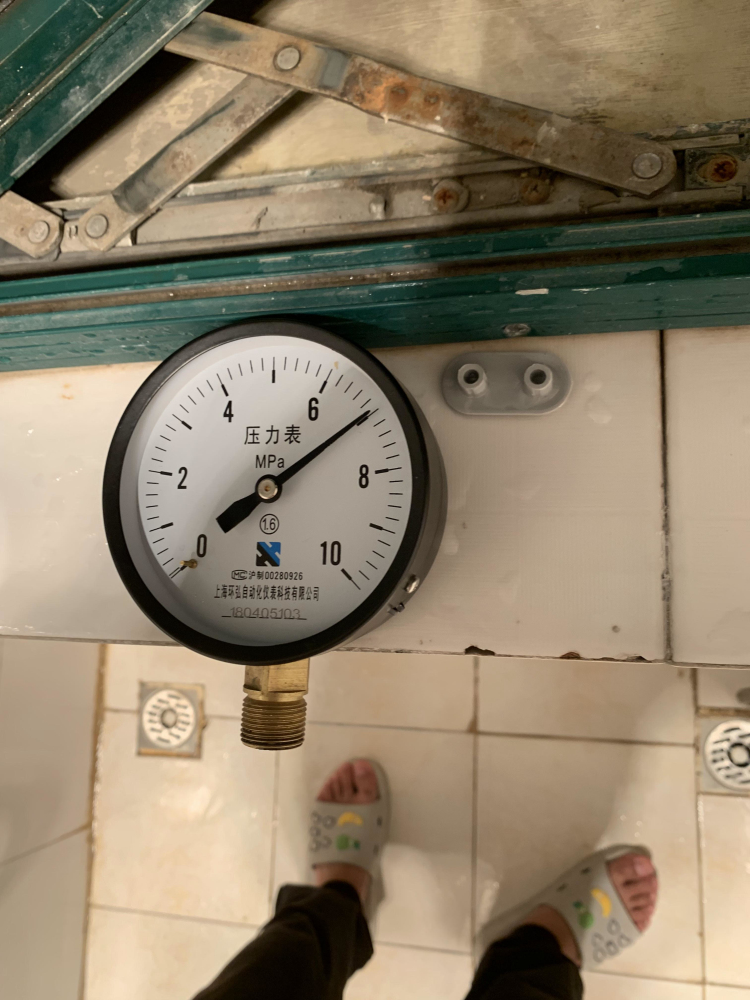
#> input picture black/10.jpg, 750 x 1000 px, given in place of  (1).jpg, which was not available
$ python '模板匹配法(原版).py'   (older library calls are emulated)
#> lines starting #> are read from the running program, lines starting #| are printed output that depends on the picture; after the words box and inside, x2 and y2 are one past the last pixel; in counts of white or black regions, pixels touching at a corner belong together; pictures that were not available may be replaced by others from this repository, and a replacement may not be noted
import cv2
import numpy as np
from sklearn.cluster import KMeans
from sklearn.utils import shuffle
from math import cos, pi, sin
from 计算刻度值 import get_rad_val

methods = ['cv2.TM_CCOEFF', 'cv2.TM_CCOEFF_NORMED', 'cv2.TM_CCORR',
               'cv2.TM_CCORR_NORMED', 'cv2.TM_SQDIFF', 'cv2.TM_SQDIFF_NORMED']
method = cv2.TM_CCOEFF

def get_match_rect(template,img,method):
    '''获取模板匹配的矩形的左上角和右下角的坐标'''
    w, h = template.shape[1],template.shape[0]
    res = cv2.matchTemplate(img, template, method)
    mn_val, max_val, min_loc, max_loc = cv2.minMaxLoc(res)
    # 使用不同的方法，对结果的解释不同
    if method in [cv2.TM_SQDIFF, cv2.TM_SQDIFF_NORMED]:
        top_left = min_loc
    else:
        top_left = max_loc
    bottom_right = (top_left[0] + w, top_left[1] + h)
    return top_left,bottom_right

def get_center_point(top_left,bottom_right):
    '''传入左上角和右下角坐标，获取中心点'''
    c_x, c_y = ((np.array(top_left) + np.array(bottom_right)) / 2).astype(np.int)
    return c_x,c_y

def get_circle_field_color(img,center,r,thickness):
    '''获取中心圆形区域的色值集'''
    temp=img.copy().astype(np.int)
    cv2.circle(temp,center,r,-100,thickness=thickness)
    return img[temp == -100]

def v2_by_center_circle(img,colors):
    '''二值化通过中心圆的颜色集合'''
    for i in range(img.shape[0]):
        for j in range(img.shape[1]):
            a = img[i, j]
            if a in colors:
                img[i, j] = 0
            else:
                img[i, j] = 255

def v2_by_k_means(img):
    '''使用k-means二值化'''
    original_img = np.array(img, dtype=np.float64)
    src = original_img.copy()
    delta_y = int(original_img.shape[0] * (0.4))
    delta_x = int(original_img.shape[1] * (0.4))
    original_img = original_img[delta_y:-delta_y, delta_x:-delta_x]
    h, w, d = src.shape
    print(w, h, d)
    dts = min([w, h])
    print(dts)
    r2 = (dts / 2) ** 2
    c_x, c_y = w / 2, h / 2
    a: np.ndarray = original_img[:, :, 0:3].astype(np.uint8)
    # 获取尺寸(宽度、长度、深度)
    height, width = original_img.shape[0], original_img.shape[1]
    depth = 3
    print(depth)
    image_flattened = np.reshape(original_img, (width * height, depth))
    '''
    用K-Means算法在随机中选择1000个颜色样本中建立64个类。
    每个类都可能是压缩调色板中的一种颜色。
    '''
    image_array_sample = shuffle(image_flattened, random_state=0)
    estimator = KMeans(n_clusters=2, random_state=0)
    estimator.fit(image_array_sample)
    '''
    我们为原始图片的每个像素进行类的分配。
    '''
    src_shape = src.shape
    new_img_flattened = np.reshape(src, (src_shape[0] * src_shape[1], depth))
    cluster_assignments = estimator.predict(new_img_flattened)
    '''
    我们建立通过压缩调色板和类分配结果创建压缩后的图片
    '''
    compressed_palette = estimator.cluster_centers_
    print(compressed_palette)
    a = np.apply_along_axis(func1d=lambda x: np.uint8(compressed_palette[x]), arr=cluster_assignments, axis=0)
    img = a.reshape(src_shape[0], src_shape[1], depth)
    print(compressed_palette[0, 0])
    threshold = (compressed_palette[0, 0] + compressed_palette[1, 0]) / 2
    img[img[:, :, 0] > threshold] = 255
    img[img[:, :, 0] < threshold] = 0
    cv2.imshow('sd0', img)
    for x in range(w):
        for y in range(h):
            distance = ((x - c_x) ** 2 + (y - c_y) ** 2)
            if distance > r2:
                pass
                img[y, x] = (255, 255, 255)
    cv2.imshow('sd', img)
    cv2.waitKey(0)
    cv2.destroyAllWindows()
    return img

def get_pointer_rad(img):
    '''获取角度'''
    shape = img.shape
    c_y, c_x, depth = int(shape[0] / 2), int(shape[1] / 2), shape[2]
    x1=c_x+c_x*0.8
    src = img.copy()
    # [19 lines of commented-out code are left out]
    freq_list = []
    for i in range(361):
        x = (x1 - c_x) * cos(i * pi / 180) + c_x
        y = (x1 - c_x) * sin(i * pi / 180) + c_y
        temp = src.copy()
        cv2.line(temp, (c_x, c_y), (int(x), int(y)), (0, 0, 255), thickness=3)
        t1 = img.copy()
        t1[temp[:, :, 2] == 255] = 255
        c = img[temp[:, :, 2] == 255]
        points = c[c == 0]
        freq_list.append((len(points), i))
        cv2.imshow('d', temp)
        cv2.imshow('d1', t1)
        cv2.waitKey(1)
    print('当前角度：',max(freq_list, key=lambda x: x[0]),'度')
    cv2.destroyAllWindows()
    return max(freq_list, key=lambda x: x[0])


if __name__ == '__main__':
    for x in range(1,32):
        #获取测试图像
        img_s = cv2.imread('test/ (%s).jpg'%x)
#> img_s is the input picture: shape (1000, 750, 3); mean B, G, R 106.6, 129.2, 143.2
        img=cv2.cvtColor(img_s,cv2.COLOR_BGR2GRAY)
        template = cv2.imread('template1.png')
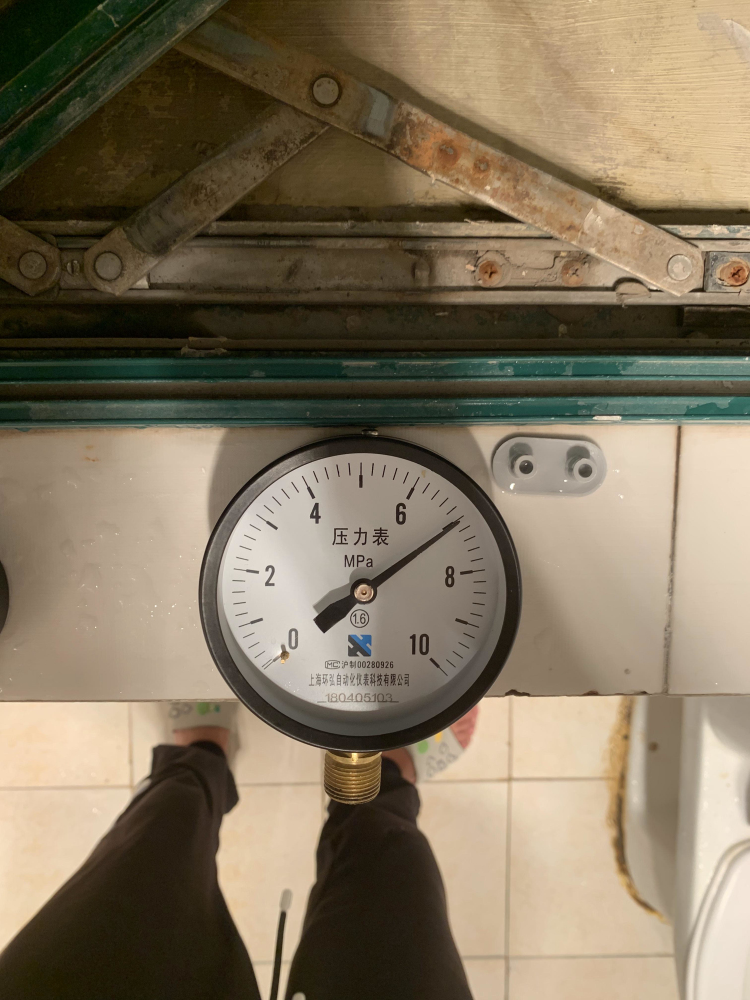
#> input picture black/11.jpg, 750 x 1000 px, given in place of template1.png, which was not available
#> template is the input picture: shape (1000, 750, 3); mean B, G, R 94, 116.4, 129.9
        template=cv2.cvtColor(template,cv2.COLOR_BGR2GRAY)
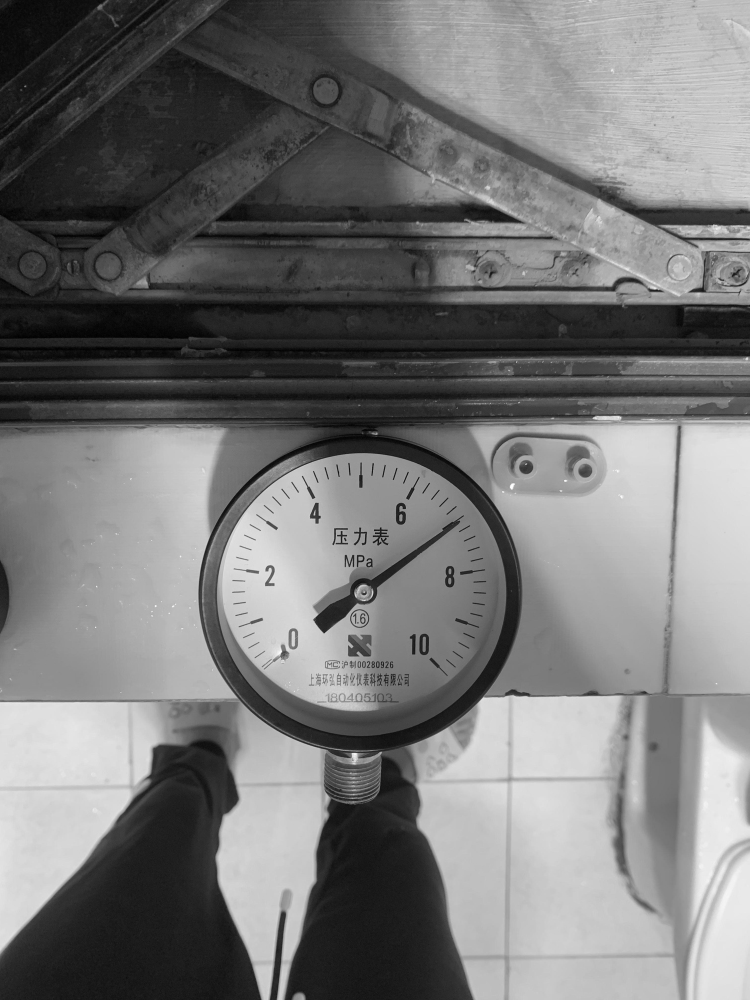
#> template: shape (1000, 750); min 1, max 254, mean 117.9
        #匹配并返回矩形坐标
        top_left,bottom_right=get_match_rect(template,img,method)
#> in get_match_rect, `res = cv2.matchTemplate(img, template, method)`: res = [341470464]
#> in get_match_rect, `mn_val, max_val, min_loc, max_loc = cv2.minMaxLoc(res)`: mn_val = 341470464; min_loc = (0, 0)
#> in get_match_rect, `bottom_right = (top_left[0] + w, top_left[1] + h)`: bottom_right = (750, 1000)
#> top_left = (0, 0); bottom_right = (750, 1000)
        c_x,c_y=get_center_point(top_left,bottom_right)
#> in get_center_point, `c_x, c_y = ((np.array(top_left) + np.array(bottom_right)) / 2).astype(..`: c_x = 375; c_y = 500
#> c_x = 375; c_y = 500
        print(c_x,c_y)
#| 375 500
        #绘制矩形
        cv2.rectangle(img_s, top_left, bottom_right, 255, 2)
#> img_s: shape (1000, 750, 3); 0.7% of pixels changed, all inside (x1, y1, x2, y2) = (0, 0, 750, 1000)
        cv2.imshow('img',cv2.resize(img_s,(int(img.shape[1]*0.5),int(img.shape[0]*0.5))))
        cv2.waitKey(0)
        cv2.destroyAllWindows()
        #################################################################
        new = img_s[top_left[1]:bottom_right[1] + 1, top_left[0]:bottom_right[0] + 1]
        template = cv2.imread('template.png')
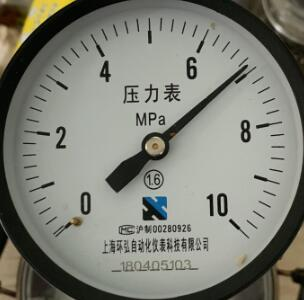
#> input picture black/template.jpg, 304 x 300 px, given in place of template.png, which was not available
#> template is the input picture: shape (300, 304, 3); mean B, G, R 119.5, 128.7, 127.5
        top_left, bottom_right = get_match_rect(template, new, method=method)
#> call 2 of get_match_rect, with method = 4
#> in get_match_rect (call 2), `res = cv2.matchTemplate(img, template, method)`:
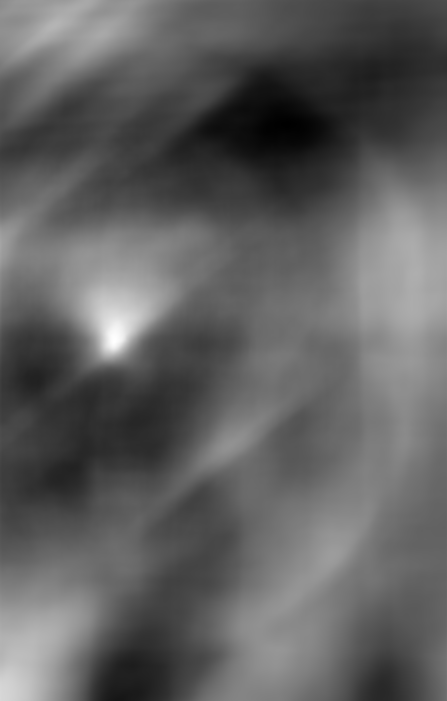
#> res: shape (701, 447) float32; min -312921440, max 459974336, mean -20527840; drawn with min black and max white
#> in get_match_rect (call 2), `mn_val, max_val, min_loc, max_loc = cv2.minMaxLoc(res)`: mn_val = -312921440; max_val = 459974336; min_loc = (287, 124); max_loc = (114, 341)
#> in get_match_rect (call 2), `bottom_right = (top_left[0] + w, top_left[1] + h)`: bottom_right = (418, 641)
#> top_left = (114, 341); bottom_right = (418, 641)
        new_ = new[top_left[1]:bottom_right[1] + 1, top_left[0]:bottom_right[0] + 1]
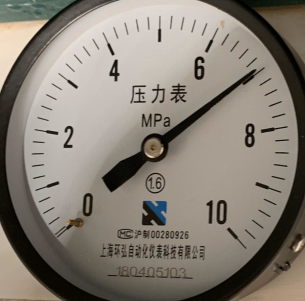
#> new_: shape (301, 305, 3); mean B, G, R 117.6, 127.6, 134.8
        # 二值化图像
        cv2.imshow('ererss',new_)
        img=v2_by_k_means(new_)
#| 305 301 3
#| 301
#> in v2_by_k_means, `img[img[:, :, 0] < threshold] = 0`: img: shape (301, 305, 3); 79% white; 194 black regions (157 under 20 px), largest, box (x1, y1, x2, y2) and area: (0, 0, 305, 301) 14054, (102, 68, 264, 192) 1963, (142, 201, 166, 225) 453
#> after the loop in v2_by_k_means, `for x in range(w):`:
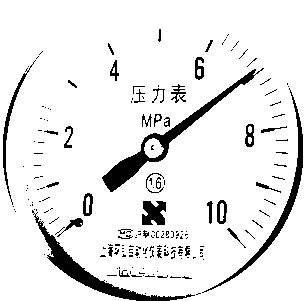
#> img: shape (301, 305, 3); 90.8% white; 193 black regions (155 under 20 px), largest, box (x1, y1, x2, y2) and area: (102, 68, 264, 192) 1963, (32, 210, 195, 301) 1706, (202, 88, 303, 293) 1154
        rad=get_pointer_rad(img)
#> the loop in get_pointer_rad, `for i in range(361):` made 361 passes
#> pass 2, in get_pointer_rad, `cv2.imshow('d', temp)`:
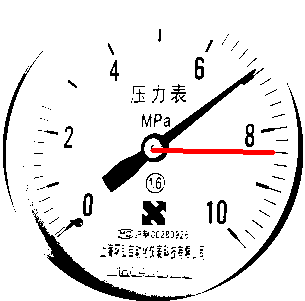
#> window 'd': shape (301, 305, 3); mean B, G, R 230, 230, 231.7
#> after the loop in get_pointer_rad, `for i in range(361):`: freq_list = 361 pairs, first value 54 to 1725, second value 0 to 360
#| 当前角度： (1725, 322) 度
#> rad = (1725, 322)
        #################################################################
        print(get_rad_val(rad[1]),'对应刻度')
#> (this line was passed over: 计算刻度值 is not available in this run)
#> (the run stopped early here; a loop or call above may not have finished)
